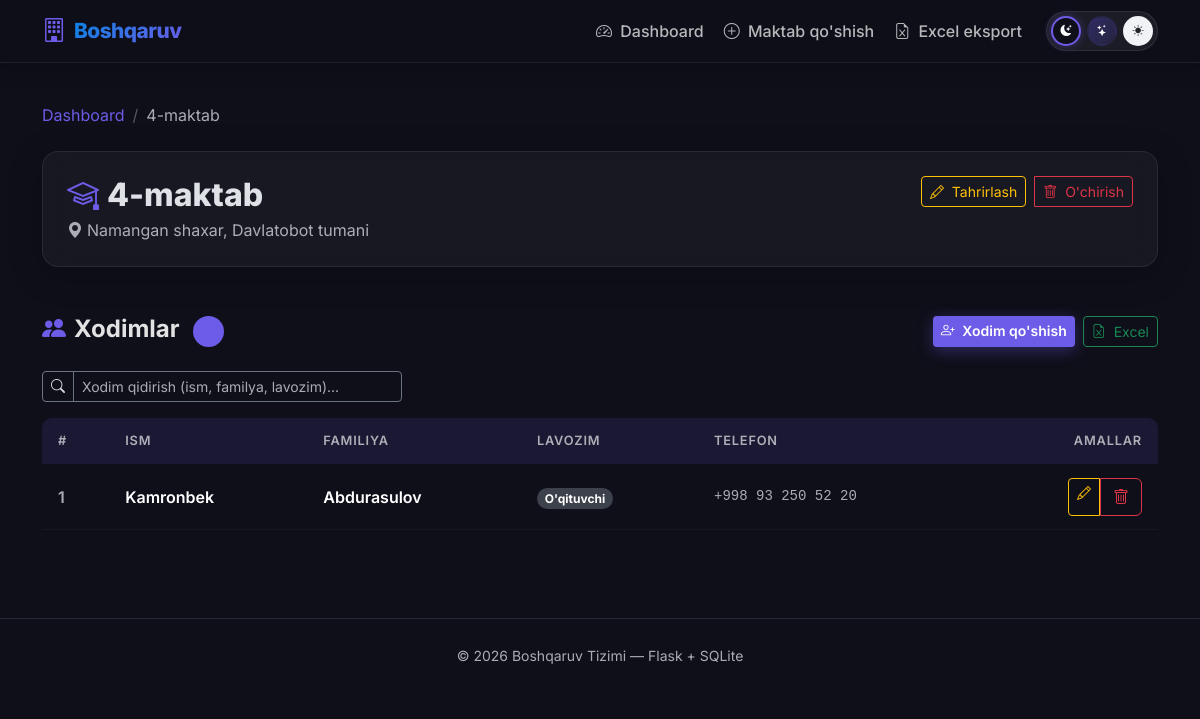
Page /school/2 on the committed database.
### tables this page shows
CREATE TABLE schools (
            id INTEGER PRIMARY KEY AUTOINCREMENT,
            name TEXT NOT NULL,
            address TEXT NOT NULL
        );

CREATE TABLE employees (
            id INTEGER PRIMARY KEY AUTOINCREMENT,
            first_name TEXT NOT NULL,
            last_name TEXT NOT NULL,
            position TEXT NOT NULL,
            phone TEXT NOT NULL,
            school_id INTEGER NOT NULL,
            FOREIGN KEY (school_id) REFERENCES schools(id) ON DELETE CASCADE
        );

### app.py (the view)
@app.route('/school/<int:school_id>')
def school_detail(school_id):
    conn = get_db()
    school = conn.execute('SELECT * FROM schools WHERE id = ?', (school_id,)).fetchone()
    if not school:
        flash('Maktab topilmadi!', 'danger')
        conn.close()
        return redirect(url_for('index'))
    employees = conn.execute(
        'SELECT * FROM employees WHERE school_id = ? ORDER BY last_name, first_name',
        (school_id,)
    ).fetchall()
    conn.close()
    return render_template('school_detail.html', school=school, employees=employees)

### app.py (called while the page is built)
def get_db():
    conn = sqlite3.connect(DATABASE)
    conn.row_factory = sqlite3.Row
    conn.execute("PRAGMA foreign_keys = ON")
    return conn

### templates/school_detail.html (shortened to what this page needs)
{% extends "base.html" %}
{% block content %}
<nav aria-label="breadcrumb" class="mb-4">
    <ol class="breadcrumb">
        <li class="breadcrumb-item"><a href="{{ url_for('index') }}"
                class="link-accent text-decoration-none">Dashboard</a></li>
        <li class="breadcrumb-item active" aria-current="page">{{ school['name'] }}</li>
    </ol>
</nav>
<div class="card glass-card mb-5">
    <div class="card-body p-4">
        <div class="d-flex flex-wrap justify-content-between align-items-start gap-3">
            <div>
                <h2 class="fw-800 mb-1">
                    <i class="bi bi-mortarboard text-accent me-2"></i>{{ school['name'] }}
                </h2>
                <p class="text-body-secondary mb-0">
                    <i class="bi bi-geo-alt-fill me-1"></i>{{ school['address'] }}
                </p>
            </div>
            <div class="d-flex gap-2 flex-wrap">
                <a href="{{ url_for('edit_school', school_id=school['id']) }}" class="btn btn-outline-warning btn-sm">
                    <i class="bi bi-pencil me-1"></i> Tahrirlash
                </a>
                <form method="POST" action="{{ url_for('delete_school', school_id=school['id']) }}"
                    class="d-inline delete-form">
                    <button type="submit" class="btn btn-outline-danger btn-sm">
                        <i class="bi bi-trash me-1"></i> O'chirish
                    </button>
                </form>
            </div>
        </div>
    </div>
</div>
<div class="d-flex flex-wrap justify-content-between align-items-center mb-4 gap-2">
    <h4 class="fw-700 mb-0">
        <i class="bi bi-people-fill me-2 text-accent"></i>Xodimlar
        <span class="badge bg-accent bg-opacity-25 text-accent ms-2 rounded-pill">{{ employees|length }}</span>
    </h4>
    <div class="d-flex gap-2">
        <a href="{{ url_for('add_employee', school_id=school['id']) }}" class="btn btn-accent btn-sm">
            <i class="bi bi-person-plus me-1"></i> Xodim qo'shish
        </a>
        {% if employees %}
        <a href="{{ url_for('export_school', school_id=school['id']) }}" class="btn btn-outline-success btn-sm">
            <i class="bi bi-file-earmark-excel me-1"></i> Excel
        </a>
        {% endif %}
    </div>
</div>
{% if employees %}
<div class="mb-3">
    <div class="input-group input-group-sm" style="max-width: 360px;">
        <span class="input-group-text bg-transparent border-secondary"><i class="bi bi-search"></i></span>
        <input type="text" class="form-control bg-transparent border-secondary" id="employeeSearch"
            placeholder="Xodim qidirish (ism, familya, lavozim)...">
    </div>
</div>
{% endif %}
{% if employees %}
<div class="table-responsive">
    <table class="table table-hover align-middle custom-table" id="employeesTable">
        <thead>
            <tr>
                <th>#</th>
                <th>Ism</th>
                <th>Familiya</th>
                <th>Lavozim</th>
                <th>Telefon</th>
                <th class="text-end">Amallar</th>
            </tr>
        </thead>
        <tbody>
            {% for emp in employees %}
            <tr class="table-row-hover">
                <td class="fw-semibold text-body-secondary">{{ loop.index }}</td>
                <td class="fw-600">{{ emp['first_name'] }}</td>
                <td class="fw-600">{{ emp['last_name'] }}</td>
                <td><span class="badge bg-secondary bg-opacity-50 rounded-pill">{{ emp['position'] }}</span></td>
                <td class="text-body-secondary font-monospace small">{{ emp['phone'] }}</td>
                <td class="text-end">
                    <div class="btn-group btn-group-sm">
                        <a href="{{ url_for('edit_employee', employee_id=emp['id']) }}" class="btn btn-outline-warning"
                            title="Tahrirlash">
                            <i class="bi bi-pencil"></i>
                        </a>
                        <form method="POST" action="{{ url_for('delete_employee', employee_id=emp['id']) }}"
                            class="d-inline delete-form">
                            <button type="submit" class="btn btn-outline-danger" title="O'chirish">
                                <i class="bi bi-trash"></i>
                            </button>
                        </form>
                    </div>
                </td>
            </tr>
            {% endfor %}
        </tbody>
    </table>
</div>
{% endif %}
{% endblock %}

### static/css/style.css (style rules this page uses)
:root { --accent: #6c5ce7; --accent-hover: #5a4bd1; --accent-glow: rgba(108, 92, 231, 0.35); --gradient-blue: linear-gradient(135deg, #0984e3 0%, #6c5ce7 100%); --gradient-green: linear-gradient(135deg, #00b894 0%, #00cec9 100%); --gradient-purple: linear-gradient(135deg, #6c5ce7 0%, #e17055 100%); --glass-bg: rgba(255, 255, 255, 0.04); --glass-border: rgba(255, 255, 255, 0.08); --radius: 16px; --radius-sm: 10px; --shadow: 0 8px 32px rgba(0, 0, 0, 0.25); }
body { font-family: 'Inter', system-ui, -apple-system, sans-serif; min-height: 100vh; background: #0f0f1a; color: #e2e2e2; transition: background 0.5s ease, color 0.4s ease; }
[data-bs-theme="dark"] { --bs-body-bg: #0f0f1a; }
.fw-600 { font-weight: 600; }
.fw-700 { font-weight: 700; }
.fw-800 { font-weight: 800; }
.text-accent { color: var(--accent) !important; }
.link-accent { color: var(--accent) !important; transition: color 0.2s; }
.bg-accent { background-color: var(--accent) !important; }
.glass-card { background: var(--glass-bg); border: 1px solid var(--glass-border); border-radius: var(--radius); backdrop-filter: blur(12px); -webkit-backdrop-filter: blur(12px); box-shadow: var(--shadow); }
.custom-table { border-collapse: separate; border-spacing: 0; }
.custom-table thead th { background: rgba(108, 92, 231, 0.12); border: none; font-weight: 600; font-size: 0.8rem; text-transform: uppercase; letter-spacing: 0.8px; color: rgba(255, 255, 255, 0.65); padding: 0.85rem 1rem; }
.custom-table thead th:first-child { border-top-left-radius: var(--radius-sm); }
.custom-table thead th:last-child { border-top-right-radius: var(--radius-sm); }
.custom-table tbody td { padding: 0.85rem 1rem; border-bottom: 1px solid rgba(255, 255, 255, 0.04); vertical-align: middle; }
.table-row-hover { transition: background 0.2s ease; }
.btn-accent { background: var(--accent); color: #fff; border: none; font-weight: 600; box-shadow: 0 4px 15px var(--accent-glow); transition: all 0.25s ease; }
.breadcrumb { background: transparent; padding: 0; margin: 0; }
.breadcrumb-item+.breadcrumb-item::before { color: rgba(255, 255, 255, 0.3); }
.card, .glass-card { animation: fadeInUp 0.4s ease forwards; }
.delete-form { display: inline; }
.delete-form .btn { border-top-left-radius: 0; border-bottom-left-radius: 0; }

### rows in the picture
schools: name "4-maktab", address "Namangan shaxar, Davlatobot tumani"
employees: first_name "Kamronbek", last_name "Abdurasulov", position "O'qituvchi", phone "+998 93 250 52 20"
